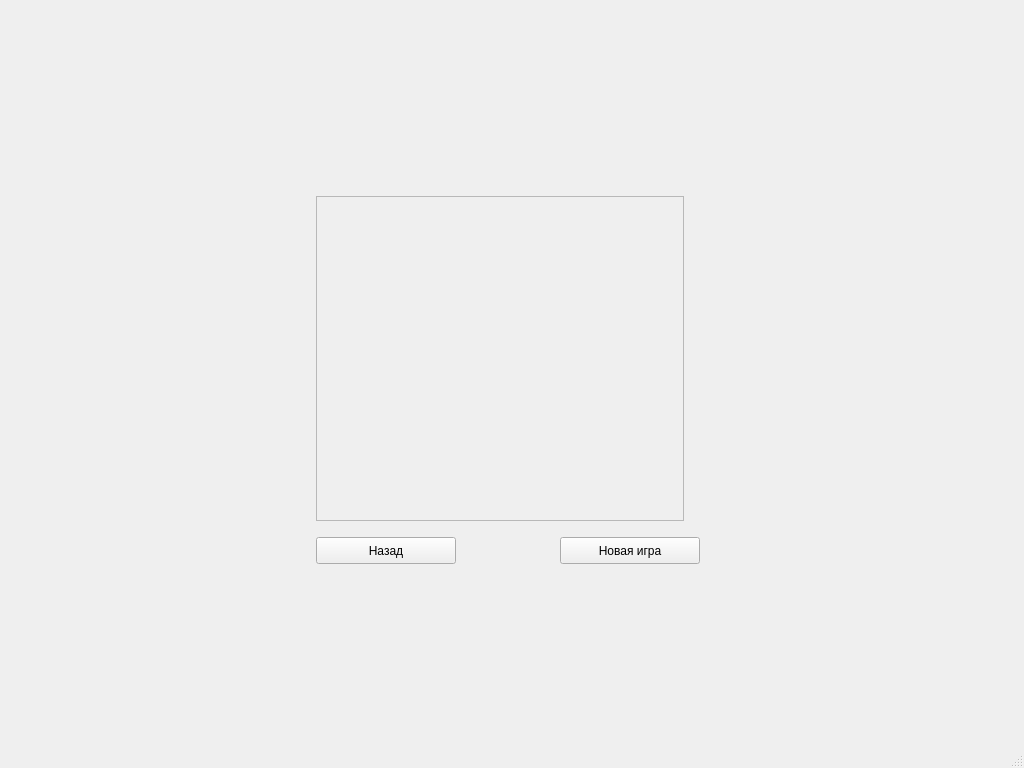
<?xml version="1.0" encoding="UTF-8"?>
<ui version="4.0">
 <class>MainWindow</class>
 <widget class="QMainWindow" name="MainWindow">
  <property name="geometry">
   <rect>
    <x>0</x>
    <y>0</y>
    <width>1024</width>
    <height>768</height>
   </rect>
  </property>
  <property name="windowTitle">
   <string>Одиночная игра. Загрузка</string>
  </property>
  <widget class="QWidget" name="centralwidget">
   <widget class="QFrame" name="frame">
    <property name="geometry">
     <rect>
      <x>316</x>
      <y>196</y>
      <width>368</width>
      <height>325</height>
     </rect>
    </property>
    <property name="frameShape">
     <enum>QFrame::StyledPanel</enum>
    </property>
    <property name="frameShadow">
     <enum>QFrame::Plain</enum>
    </property>
    <property name="lineWidth">
     <number>5</number>
    </property>
    <property name="midLineWidth">
     <number>5</number>
    </property>
   </widget>
   <widget class="QPushButton" name="buttonBack">
    <property name="geometry">
     <rect>
      <x>316</x>
      <y>537</y>
      <width>140</width>
      <height>27</height>
     </rect>
    </property>
    <property name="text">
     <string>Назад</string>
    </property>
   </widget>
   <widget class="QPushButton" name="buttonNext">
    <property name="geometry">
     <rect>
      <x>560</x>
      <y>537</y>
      <width>140</width>
      <height>27</height>
     </rect>
    </property>
    <property name="text">
     <string>Новая игра</string>
    </property>
   </widget>
  </widget>
  <widget class="QMenuBar" name="menubar">
   <property name="geometry">
    <rect>
     <x>0</x>
     <y>0</y>
     <width>1024</width>
     <height>21</height>
    </rect>
   </property>
  </widget>
  <widget class="QStatusBar" name="statusbar"/>
 </widget>
 <resources/>
 <connections/>
</ui>
